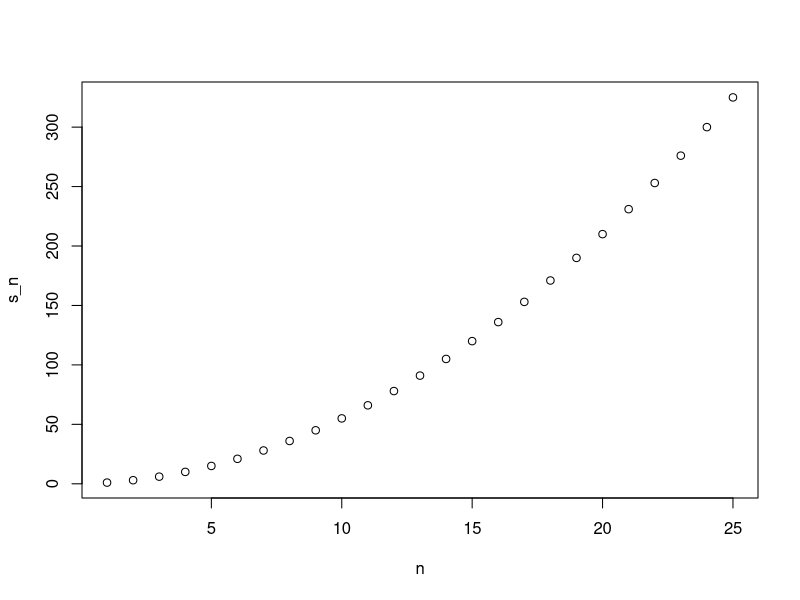
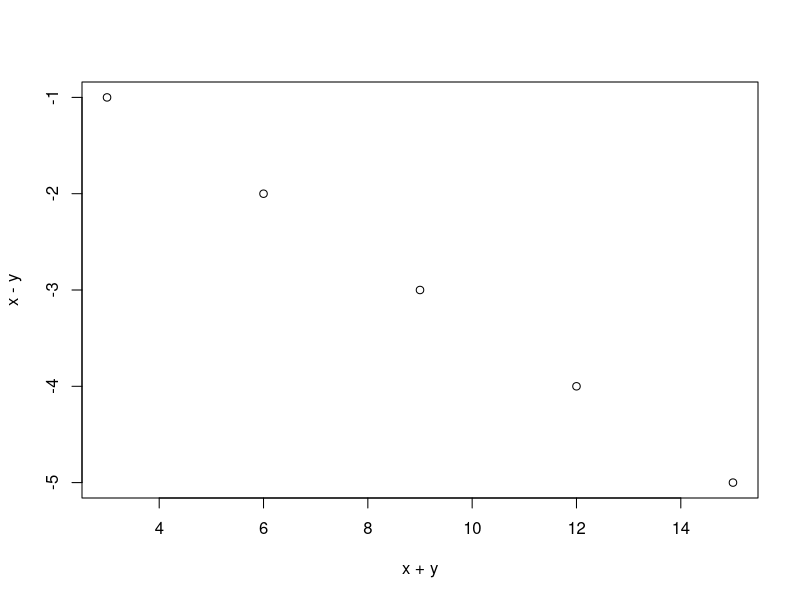
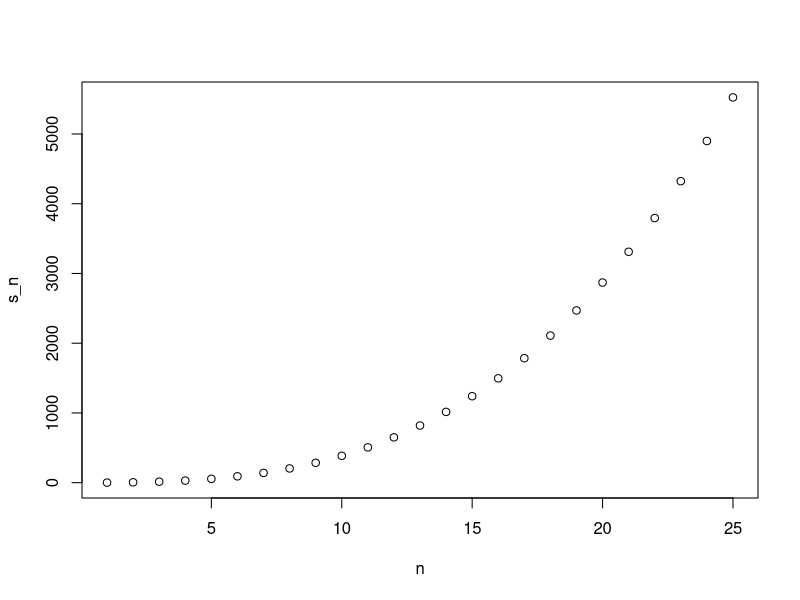

Here is the R script that generated these plots, in order:
## ---- chunk 1
a <- 0
if(a!=0){
  print(1/a)
} else{
  print("No reciprocal for 0.")
}
## ---- chunk 2
library(dslabs)
data(murders)
murder_rate <- murders$total / murders$population*100000
## ---- chunk 3
ind <- which.min(murder_rate)
if(murder_rate[ind] < 0.5){
  print(murders$state[ind]) 
} else{
  print("No state has murder rate that low")
}
## ---- chunk 4
if(murder_rate[ind] < 0.25){
  print(murders$state[ind]) 
} else{
  print("No state has a murder rate that low.")
}
## ---- chunk 5
a <- 0
ifelse(a > 0, 1/a, NA)
## ---- chunk 6
a <- c(0, 1, 2, -4, 5)
result <- ifelse(a > 0, 1/a, NA)
result
## ---- chunk 7
data(na_example)
no_nas <- ifelse(is.na(na_example), 0, na_example) 
sum(is.na(no_nas))
## ---- chunk 8
z <- c(TRUE, TRUE, FALSE)
any(z)
#> [1] TRUE
all(z)
#> [1] FALSE
## ---- chunk 9
avg <- function(x){
  s <- sum(x)
  n <- length(x)
  s/n
}
## ---- chunk 10
x <- 1:100
identical(mean(x), avg(x))
## ---- chunk 11
s <- 3
avg(1:10)
s
## ---- chunk 12
# my_function <- function(VARIABLE_NAME){
#  perform operations on VARIABLE_NAME and calculate VALUE
#  VALUE
# }
## ---- chunk 13
avg <- function(x, arithmetic = TRUE){
  n <- length(x)
  ifelse(arithmetic, sum(x)/n, prod(x)^(1/n))
}
## ---- chunk 14
library(dplyr)
## ---- chunk 15
search()
## ---- chunk 16
stats::filter
## ---- chunk 17
dplyr::filter
## ---- chunk 18
compute_s_n <- function(n){
  x <- 1:n
  sum(x)
}
## ---- chunk 19
for(i in 1:5){
  print(i)
}
## ---- chunk 20
m <- 25
s_n <- vector(length = m) # create an empty vector
for(n in 1:m){
  s_n[n] <- compute_s_n(n)
}
## ---- chunk 21
n <- 1:m
plot(n, s_n)
## ---- chunk 22
x <- 1:10
sqrt(x)
y <- 1:10
x*y
## ---- chunk 23
n <- 1:25
compute_s_n(n)
## ---- chunk 24
x <- 1:10
sapply(x, sqrt)
## ---- chunk 25
n <- 1:25
s_n <- sapply(n, compute_s_n)
## ---- chunk 26
x <- c(1,2,-3,4)
if(all(x>0)){
  print("All Postives")
} else{
  print("Not all positives")
}
## ---- chunk 27
x <- c(TRUE,FALSE,FALSE)
all(x)
any(x)
any(!x)
all(!x)
y <- c(TRUE,TRUE)
all(y)
any(y)
any(!y)
all(!y)
## ---- chunk 28
library(dslabs)
data(murders)
x <- murders$state
y <- murders$abb
new_names <- ifelse(nchar(x)>8,y,x)
new_names
## ---- chunk 29
sum_n <- function(n){
  x <- 1:n
  sum(x)
}
sum_n(5000)
## ---- chunk 30
altman_plot <- function(x,y){
  plot(x+y,x-y)
}
altman_plot(1:5,c(2,4,6,8,10))
## ---- chunk 31
x <- 3
my_func <- function(y){
  x <- 5
  y+5
}
x
## ---- chunk 32
compute_s_n <- function(n){
  x <- 1:n
  sum(x^2)
}
compute_s_n(10)
## ---- chunk 33
s_n <- vector("numeric",25)
for(n in 1:25){
  s_n[n] <- compute_s_n(n)
}
s_n
## ---- chunk 34
x <- 1:25
sapply(x, compute_s_n)
## ---- chunk 35
library(purrr)
map_dbl(x, compute_s_n)
## ---- chunk 36
n <- 1:25
plot(n,s_n)
## ---- chunk 37
n <- 1:25
S_n <- n*(n+1)*(2*n+1)/6
identical(S_n,s_n)
